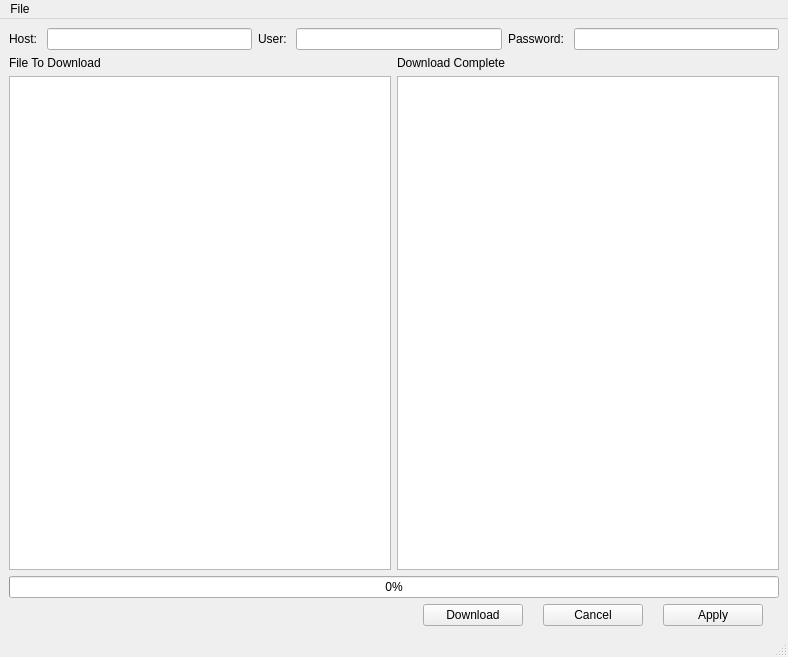
<?xml version="1.0" encoding="UTF-8"?>
<ui version="4.0">
 <class>MainWindow</class>
 <widget class="QMainWindow" name="MainWindow">
  <property name="geometry">
   <rect>
    <x>0</x>
    <y>0</y>
    <width>788</width>
    <height>657</height>
   </rect>
  </property>
  <property name="windowTitle">
   <string>FileDown</string>
  </property>
  <widget class="QWidget" name="centralwidget">
   <layout class="QVBoxLayout" name="verticalLayout_3">
    <item>
     <layout class="QHBoxLayout" name="horizontalLayout">
      <item>
       <widget class="QLabel" name="labelHost">
        <property name="text">
         <string>Host: </string>
        </property>
       </widget>
      </item>
      <item>
       <widget class="QLineEdit" name="lineEditHost"/>
      </item>
      <item>
       <widget class="QLabel" name="labelUser">
        <property name="text">
         <string>User: </string>
        </property>
       </widget>
      </item>
      <item>
       <widget class="QLineEdit" name="lineEditUser"/>
      </item>
      <item>
       <widget class="QLabel" name="labelPassword">
        <property name="text">
         <string>Password: </string>
        </property>
       </widget>
      </item>
      <item>
       <widget class="QLineEdit" name="lineEditPassword"/>
      </item>
     </layout>
    </item>
    <item>
     <layout class="QHBoxLayout" name="horizontalLayout_2">
      <item>
       <layout class="QVBoxLayout" name="verticalLayout">
        <item>
         <widget class="QLabel" name="labelFileToDownload">
          <property name="text">
           <string>File To Download</string>
          </property>
         </widget>
        </item>
        <item>
         <widget class="QListView" name="listViewFileToDownload"/>
        </item>
       </layout>
      </item>
      <item>
       <layout class="QVBoxLayout" name="verticalLayout_2">
        <item>
         <widget class="QLabel" name="labelDownloadComplete">
          <property name="text">
           <string>Download Complete</string>
          </property>
         </widget>
        </item>
        <item>
         <widget class="QListView" name="listViewDownloadComplete"/>
        </item>
       </layout>
      </item>
     </layout>
    </item>
    <item>
     <widget class="QProgressBar" name="progressBar">
      <property name="value">
       <number>0</number>
      </property>
     </widget>
    </item>
    <item>
     <layout class="QHBoxLayout" name="horizontalLayout_3">
      <property name="sizeConstraint">
       <enum>QLayout::SetDefaultConstraint</enum>
      </property>
      <property name="leftMargin">
       <number>400</number>
      </property>
      <item>
       <widget class="QPushButton" name="pushButtonDownload">
        <property name="maximumSize">
         <size>
          <width>100</width>
          <height>100</height>
         </size>
        </property>
        <property name="text">
         <string>Download</string>
        </property>
       </widget>
      </item>
      <item>
       <widget class="QPushButton" name="pushButtonCancel">
        <property name="maximumSize">
         <size>
          <width>100</width>
          <height>100</height>
         </size>
        </property>
        <property name="text">
         <string>Cancel</string>
        </property>
       </widget>
      </item>
      <item>
       <widget class="QPushButton" name="pushButtonApply">
        <property name="maximumSize">
         <size>
          <width>100</width>
          <height>100</height>
         </size>
        </property>
        <property name="text">
         <string>Apply</string>
        </property>
       </widget>
      </item>
     </layout>
    </item>
   </layout>
  </widget>
  <widget class="QMenuBar" name="menubar">
   <property name="geometry">
    <rect>
     <x>0</x>
     <y>0</y>
     <width>788</width>
     <height>21</height>
    </rect>
   </property>
   <widget class="QMenu" name="menuFile">
    <property name="title">
     <string>File</string>
    </property>
    <addaction name="actionConfig"/>
   </widget>
   <addaction name="menuFile"/>
  </widget>
  <widget class="QStatusBar" name="statusbar"/>
  <action name="actionConfig">
   <property name="text">
    <string>Config</string>
   </property>
  </action>
 </widget>
 <resources/>
 <connections/>
</ui>
